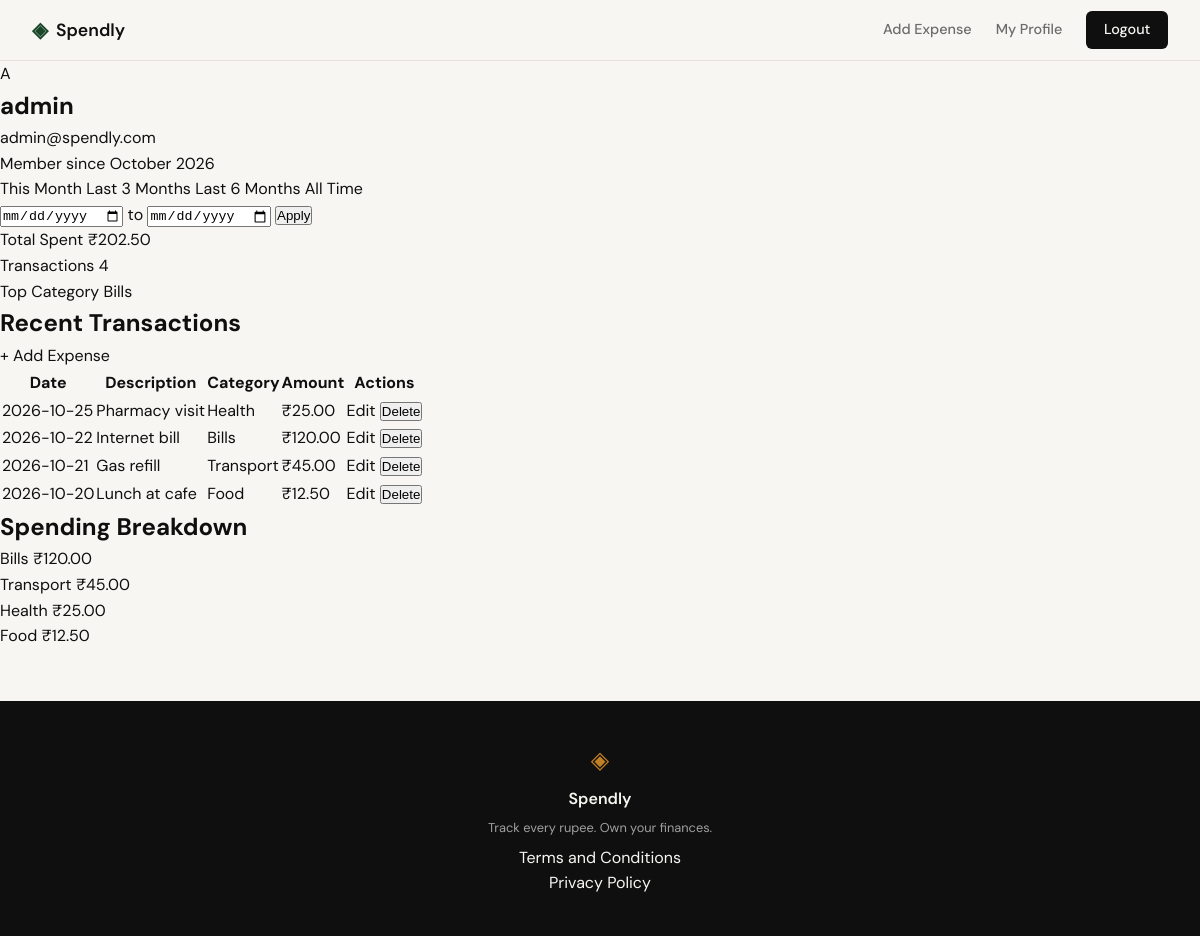
Screenshot of /profile (signed in) with the database file from the repository.
### tables this page shows
CREATE TABLE users (
                id INTEGER PRIMARY KEY AUTOINCREMENT,
                username TEXT UNIQUE NOT NULL,
                password TEXT NOT NULL,
                email TEXT UNIQUE NOT NULL,
                created_at TEXT DEFAULT (datetime('now'))
            );

CREATE TABLE expenses (
                id INTEGER PRIMARY KEY AUTOINCREMENT,
                user_id INTEGER NOT NULL,
                amount REAL NOT NULL,
                category TEXT NOT NULL,
                description TEXT,
                date TEXT NOT NULL,
                created_at TEXT DEFAULT (datetime('now')),
                FOREIGN KEY (user_id) REFERENCES users (id) ON DELETE CASCADE
            );

### app.py (the view)
@app.route("/profile")
@login_required
def profile():
    user_id = session.get('user_id')
    date_from = request.args.get('date_from')
    date_to = request.args.get('date_to')
    preset = request.args.get('preset')
    today = datetime.now()
    if preset == 'this_month':
        date_to = today.strftime('%Y-%m-%d')
        date_from = today.replace(day=1).strftime('%Y-%m-%d')
    elif preset == 'last_3':
        date_to = today.strftime('%Y-%m-%d')
        date_from = (today - timedelta(days=90)).strftime('%Y-%m-%d')
    elif preset == 'last_6':
        date_to = today.strftime('%Y-%m-%d')
        date_from = (today - timedelta(days=180)).strftime('%Y-%m-%d')
    elif preset == 'all':
        date_from = date_to = None
    valid_from = None
    valid_to = None
    try:
        if date_from:
            datetime.strptime(date_from, '%Y-%m-%d')
            valid_from = date_from
        if date_to:
            datetime.strptime(date_to, '%Y-%m-%d')
            valid_to = date_to
    except ValueError:
        valid_from = valid_to = None
    if valid_from and valid_to and valid_from > valid_to:
        flash("Start date must be before end date.")
        valid_from = valid_to = None
    user = get_user_by_id(user_id)
    stats = get_summary_stats(user_id, valid_from, valid_to)
    transactions = get_recent_transactions(user_id, date_from=valid_from, date_to=valid_to)
    categories = get_category_breakdown(user_id, valid_from, valid_to)
    return render_template(
        "profile.html",
        user=user,
        stats=stats,
        transactions=transactions,
        categories=categories,
        date_from=valid_from,
        date_to=valid_to,
        active_preset=preset
    )

### app.py (called while the page is built)
def login_required(f):
    @wraps(f)
    def decorated_function(*args, **kwargs):
        if 'user_id' not in session:
            flash("Please log in to access this page.")
            return redirect(url_for('login'))
        return f(*args, **kwargs)
    return decorated_function

### database/db.py (called while the page is built)
def get_db():
    conn = sqlite3.connect(DATABASE)
    conn.row_factory = sqlite3.Row
    conn.execute("PRAGMA foreign_keys = ON;")
    return conn

### database/queries.py (called while the page is built)
def get_user_by_id(user_id):
    with get_db() as conn:
        user = conn.execute(
            "SELECT username, email, created_at FROM users WHERE id = ?",
            (user_id,)
        ).fetchone()
        if not user:
            return None
        try:
            dt = datetime.strptime(user['created_at'], '%Y-%m-%d %H:%M:%S')
            member_since = dt.strftime('%B %Y')
        except (ValueError, TypeError):
            member_since = "Unknown"
        return {
            "name": user['username'],
            "email": user['email'],
            "member_since": member_since
        }

def get_recent_transactions(user_id, limit=10, date_from=None, date_to=None):
    with get_db() as conn:
        query = "SELECT id, date, description, category, amount FROM expenses WHERE user_id = ?"
        params = [user_id]
        if date_from and date_to:
            query += " AND date BETWEEN ? AND ?"
            params.extend([date_from, date_to])
        query += " ORDER BY date DESC, created_at DESC LIMIT ?"
        params.append(limit)
        rows = conn.execute(query, params).fetchall()
        return [
            {
                "id": row['id'],
                "date": row['date'],
                "description": row['description'],
                "category": row['category'],
                "amount": f"{row['amount']:,.2f}"
            }
            for row in rows
        ]

### templates/profile.html (shortened to what this page needs)
{% extends "base.html" %}
{% block content %}
<section class="profile-section">
    <div class="profile-container">
        <div class="profile-card">
            <div class="user-avatar">
                {{ user.name[0] | upper }}
            </div>
            <div class="user-details">
                <h1 class="user-name">{{ user.name }}</h1>
                <p class="user-email">{{ user.email }}</p>
                <span class="user-badge">Member since {{ user.member_since }}</span>
            </div>
        </div>
        <div class="filter-bar">
            <div class="presets">
                <a href="{{ url_for('profile', preset='this_month') }}"
                   class="preset-btn {{ 'active' if active_preset == 'this_month' }}">This Month</a>
                <a href="{{ url_for('profile', preset='last_3') }}"
                   class="preset-btn {{ 'active' if active_preset == 'last_3' }}">Last 3 Months</a>
                <a href="{{ url_for('profile', preset='last_6') }}"
                   class="preset-btn {{ 'active' if active_preset == 'last_6' }}">Last 6 Months</a>
                <a href="{{ url_for('profile', preset='all') }}"
                   class="preset-btn {{ 'active' if not active_preset or active_preset == 'all' }}">All Time</a>
            </div>
            <form method="GET" action="{{ url_for('profile') }}" class="custom-range">
                <input type="date" name="date_from" value="{{ date_from or '' }}" class="date-input">
                <span class="range-sep">to</span>
                <input type="date" name="date_to" value="{{ date_to or '' }}" class="date-input">
                <button type="submit" class="btn-apply">Apply</button>
            </form>
        </div>
        <div class="stats-grid">
            <div class="stat-item">
                <span class="stat-label">Total Spent</span>
                <span class="stat-value">₹{{ stats.total_spent }}</span>
            </div>
            <div class="stat-item">
                <span class="stat-label">Transactions</span>
                <span class="stat-value">{{ stats.transaction_count }}</span>
            </div>
            <div class="stat-item">
                <span class="stat-label">Top Category</span>
                <span class="stat-value">{{ stats.top_category }}</span>
            </div>
        </div>
        <div class="history-section">
            <div class="section-header">
                <h2 class="section-title">Recent Transactions</h2>
                <a href="{{ url_for('add_expense') }}" class="btn-add-expense">+ Add Expense</a>
            </div>
            <div class="table-wrapper">
                <table class="transactions-table">
                    <thead>
                        <tr>
                            <th>Date</th>
                            <th>Description</th>
                            <th>Category</th>
                            <th>Amount</th>
                            <th>Actions</th>
                        </tr>
                    </thead>
                    <tbody>
                        {% for tx in transactions %}
                        <tr>
                            <td>{{ tx.date }}</td>
                            <td>{{ tx.description }}</td>
                            <td><span class="category-badge badge-{{ tx.category | lower }}">{{ tx.category }}</span></td>
                            <td class="amount">₹{{ tx.amount }}</td>
                            <td><div class="action-links">
                                <a href="{{ url_for('edit_expense', id=tx.id) }}" class="edit-link">Edit</a>
                                <form method="POST" action="{{ url_for('delete_expense', id=tx.id) }}"
                                      style="display:inline" onsubmit="return confirm('Delete this expense?')">
                                    <button type="submit" class="btn-delete">Delete</button>
                                </form>
                            </div></td>
                        </tr>
                        {% endfor %}
                    </tbody>
                </table>
            </div>
        </div>
        <div class="breakdown-section">
            <h2 class="section-title">Spending Breakdown</h2>
            <div class="breakdown-list">
                {% for cat in categories %}
                <div class="breakdown-item">
                    <div class="breakdown-info">
                        <span class="cat-name">{{ cat.name }}</span>
                        <span class="cat-amount">₹{{ cat.amount }}</span>
                    </div>
                </div>
                {% endfor %}
            </div>
        </div>
    </div>
</section>
{% endblock %}

### templates/base.html (shortened to what this page needs)
<!DOCTYPE html>
<html lang="en">
<head>
    <link rel="stylesheet" href="{{ url_for('static', filename='css/style.css') }}">
</head>
<body>
    <nav class="navbar">
        <div class="nav-inner">
            <a href="{{ url_for('landing') }}" class="nav-brand">
                <span class="brand-icon">◈</span>
                <span class="brand-name">Spendly</span>
            </a>
            <div class="nav-links">
                {% if session.get('user_id') %}
                    <a href="{{ url_for('add_expense') }}">Add Expense</a>
                    <a href="{{ url_for('profile') }}">My Profile</a>
                    <a href="{{ url_for('logout') }}" class="nav-cta">Logout</a>
                {% else %}
                    <a href="{{ url_for('login') }}">Sign in</a>
                    <a href="{{ url_for('register') }}" class="nav-cta">Get started</a>
                {% endif %}
            </div>
        </div>
    </nav>
    <main class="main-content">
        {% block content %}{% endblock %}
    </main>
    <footer class="footer">
        <div class="footer-inner">
            <span class="brand-icon">◈</span>
            <span class="footer-name">Spendly</span>
            <p class="footer-copy">Track every rupee. Own your finances.</p>
            <div class="footer-links">
                <a href="{{ url_for('terms') }}">Terms and Conditions</a><br>
                <a href="{{ url_for('privacy') }}">Privacy Policy</a>
            </div>
        </div>
    </footer>
</body>
</html>

### static/css/style.css (style rules this page uses)
:root { --ink: #0f0f0f; --ink-soft: #2d2d2d; --ink-muted: #6b6b6b; --ink-faint: #a0a0a0; --paper: #f7f6f3; --paper-warm: #f0ede6; --paper-card: #ffffff; --accent: #1a472a; --accent-light: #e8f0eb; --accent-2: #c17f24; --accent-2-light: #fdf3e3; --danger: #c0392b; --danger-light: #fdecea; --border: #e4e1da; --border-soft: #eeebe4; --font-display: 'DM Serif Display', Georgia, serif; --font-body: 'DM Sans', system-ui, sans-serif; --max-width: 1200px; --auth-width: 440px; --radius-sm: 6px; --radius-md: 12px; --radius-lg: 20px; }
*, *::before, *::after { box-sizing: border-box; margin: 0; padding: 0; }
html { font-size: 16px; scroll-behavior: smooth; }
body { background: var(--paper); color: var(--ink); font-family: var(--font-body); font-size: 1rem; line-height: 1.6; -webkit-font-smoothing: antialiased; }
a { color: inherit; text-decoration: none; }
.navbar { position: sticky; top: 0; z-index: 100; background: var(--paper); border-bottom: 1px solid var(--border); padding: 0 2rem; }
.nav-inner { max-width: var(--max-width); margin: 0 auto; height: 60px; display: flex; align-items: center; justify-content: space-between; }
.nav-brand { display: flex; align-items: center; gap: 0.5rem; font-family: var(--font-body); font-weight: 600; font-size: 1.1rem; color: var(--ink); }
.brand-icon { color: var(--accent); font-size: 1.3rem; }
.brand-name { color: var(--ink); }
.nav-links { display: flex; align-items: center; gap: 1.5rem; font-size: 0.9rem; font-weight: 500; }
.nav-links a { color: var(--ink-muted); transition: color 0.2s; }
.nav-cta { background: var(--ink) !important; color: var(--paper) !important; padding: 0.45rem 1.1rem; border-radius: var(--radius-sm); transition: background 0.2s !important; }
.main-content { min-height: calc(100vh - 60px - 100px); }
.footer { background: var(--ink); color: var(--paper); padding: 2.5rem 2rem; text-align: center; }
.footer-inner { display: flex; flex-direction: column; align-items: center; gap: 0.4rem; }
.footer .brand-icon { color: var(--accent-2); font-size: 1.5rem; }
.footer-name { font-weight: 600; font-size: 1rem; }
.footer-copy { font-size: 0.8rem; color: var(--ink-faint); }

### rows the page displays
users: username "A", name "admin", email "admin@spendly.com"
expenses: top_category "Bills", date "2026-10-22", description "Internet bill", category "Bills", amount "120.00", name "Bills"
expenses: date "2026-10-25", description "Pharmacy visit", category "Health", amount "25.00", name "Health"
expenses: date "2026-10-21", description "Gas refill", category "Transport", amount "45.00", name "Transport"
expenses: date "2026-10-20", description "Lunch at cafe", category "Food", amount "12.50", name "Food"

### other values shown
{{ user.member_since }} "October 2026"
{{ stats.total_spent }} "202.50"
{{ stats.transaction_count }} "4"
